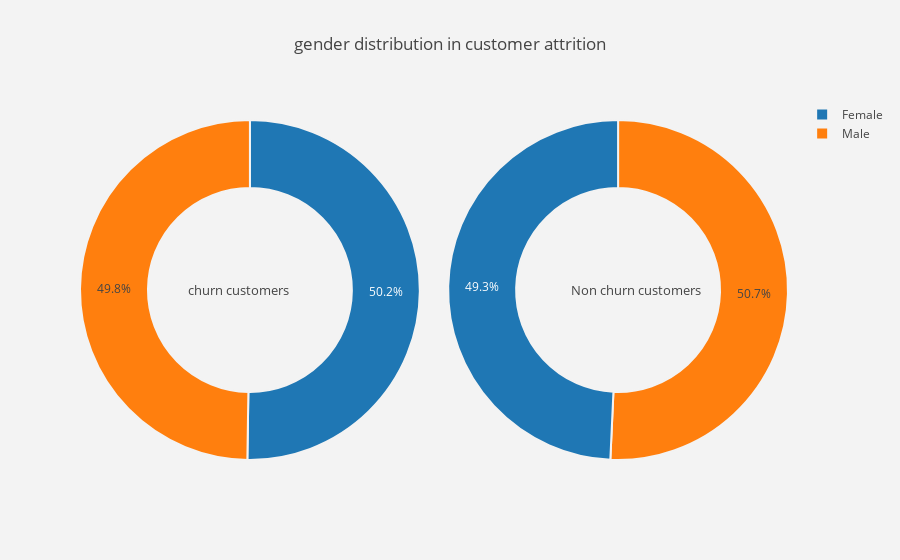
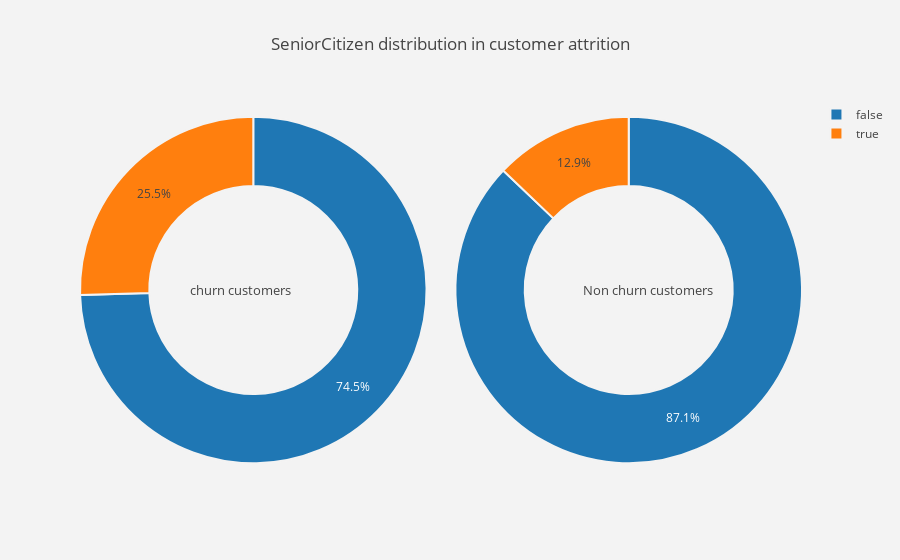
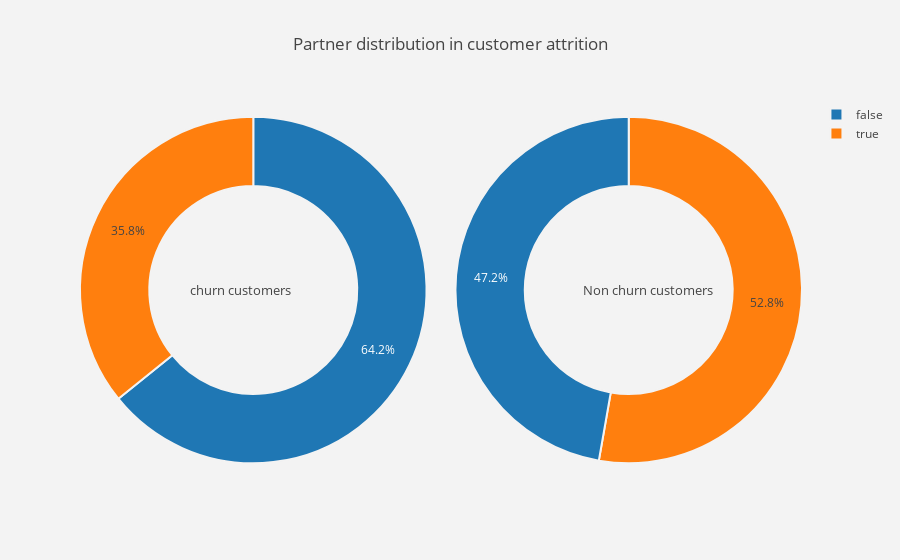
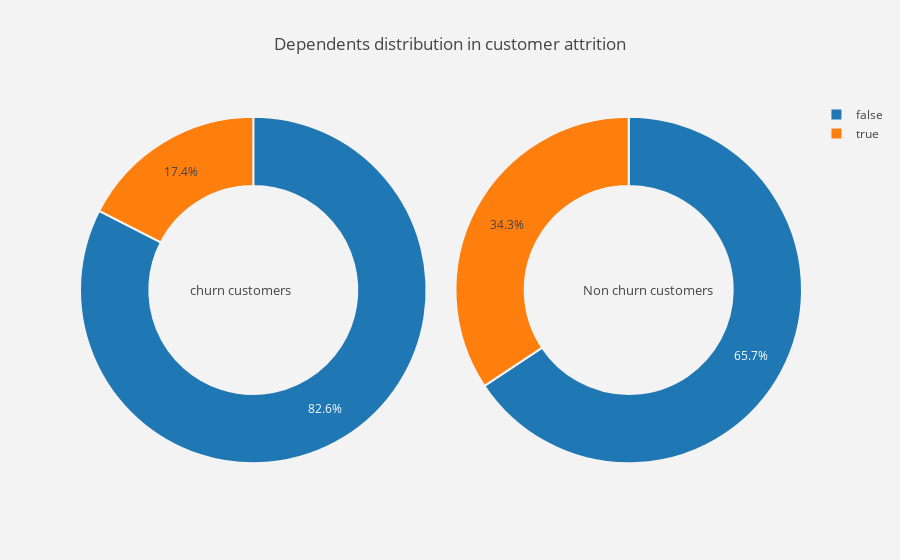

Here is the notebook cell these charts were saved with, in order:
### Code cell
def plot_pie(column) :
    
    trace1 = go.Pie(values  = churn[column].value_counts().values.tolist(),
                    labels  = churn[column].value_counts().keys().tolist(),
                    hoverinfo = "label+percent+name",
                    domain  = dict(x = [0,.48]),
                    name    = "Churn Customers",
                    marker  = dict(line = dict(width = 2,
                                               color = "rgb(243,243,243)")
                                  ),
                    hole    = .6
                   )
    trace2 = go.Pie(values  = not_churn[column].value_counts().values.tolist(),
                    labels  = not_churn[column].value_counts().keys().tolist(),
                    hoverinfo = "label+percent+name",
                    marker  = dict(line = dict(width = 2,
                                               color = "rgb(243,243,243)")
                                  ),
                    domain  = dict(x = [.52,1]),
                    hole    = .6,
                    name    = "Non churn customers" 
                   )


    layout = go.Layout(dict(title = column + " distribution in customer attrition ",
                            plot_bgcolor  = "rgb(243,243,243)",
                            paper_bgcolor = "rgb(243,243,243)",
                            annotations = [dict(text = "churn customers",
                                                font = dict(size = 13),
                                                showarrow = False,
                                                x = .15, y = .5),
                                           dict(text = "Non churn customers",
                                                font = dict(size = 13),
                                                showarrow = False,
                                                x = .88,y = .5
                                               )
                                          ]
                           )
                      )
    data = [trace1,trace2]
    fig  = go.Figure(data = data,layout = layout)
    py.iplot(fig)
    
for i in cat_cols :
    plot_pie(i)

### Figure 1 — Plotly figure (JSON) as saved in the notebook; plotly's stock layout.template omitted (floating-point values rounded to 4 significant figures)
{"data": [{"domain": {"x": [0, 0.48]}, "hole": 0.6, "hoverinfo": "label+percent+name", "labels": ["Female", "Male"], "marker": {"line": {"color": "rgb(243,243,243)", "width": 2}}, "name": "Churn Customers", "type": "pie", "uid": "b9406c9e-d725-11e8-bb51-9883892cad24", "values": [939, 930]}, {"domain": {"x": [0.52, 1]}, "hole": 0.6, "hoverinfo": "label+percent+name", "labels": ["Male", "Female"], "marker": {"line": {"color": "rgb(243,243,243)", "width": 2}}, "name": "Non churn customers", "type": "pie", "uid": "b9406c9f-d725-11e8-a14c-9883892cad24", "values": [2619, 2544]}], "layout": {"annotations": [{"font": {"size": 13}, "showarrow": false, "text": "churn customers", "x": 0.15, "y": 0.5}, {"font": {"size": 13}, "showarrow": false, "text": "Non churn customers", "x": 0.88, "y": 0.5}], "paper_bgcolor": "rgb(243,243,243)", "plot_bgcolor": "rgb(243,243,243)", "title": "gender distribution in customer attrition "}}

### Figure 2 — Plotly figure (JSON) as saved in the notebook; plotly's stock layout.template omitted (floating-point values rounded to 4 significant figures)
{"data": [{"domain": {"x": [0, 0.48]}, "hole": 0.6, "hoverinfo": "label+percent+name", "labels": [false, true], "marker": {"line": {"color": "rgb(243,243,243)", "width": 2}}, "name": "Churn Customers", "type": "pie", "uid": "b94789e4-d725-11e8-a414-9883892cad24", "values": [1393, 476]}, {"domain": {"x": [0.52, 1]}, "hole": 0.6, "hoverinfo": "label+percent+name", "labels": [false, true], "marker": {"line": {"color": "rgb(243,243,243)", "width": 2}}, "name": "Non churn customers", "type": "pie", "uid": "b94789e5-d725-11e8-a1bb-9883892cad24", "values": [4497, 666]}], "layout": {"annotations": [{"font": {"size": 13}, "showarrow": false, "text": "churn customers", "x": 0.15, "y": 0.5}, {"font": {"size": 13}, "showarrow": false, "text": "Non churn customers", "x": 0.88, "y": 0.5}], "paper_bgcolor": "rgb(243,243,243)", "plot_bgcolor": "rgb(243,243,243)", "title": "SeniorCitizen distribution in customer attrition "}}

### Figure 3 — Plotly figure (JSON) as saved in the notebook; plotly's stock layout.template omitted (floating-point values rounded to 4 significant figures)
{"data": [{"domain": {"x": [0, 0.48]}, "hole": 0.6, "hoverinfo": "label+percent+name", "labels": [false, true], "marker": {"line": {"color": "rgb(243,243,243)", "width": 2}}, "name": "Churn Customers", "type": "pie", "uid": "b9556380-d725-11e8-9dbd-9883892cad24", "values": [1200, 669]}, {"domain": {"x": [0.52, 1]}, "hole": 0.6, "hoverinfo": "label+percent+name", "labels": [true, false], "marker": {"line": {"color": "rgb(243,243,243)", "width": 2}}, "name": "Non churn customers", "type": "pie", "uid": "b95576e6-d725-11e8-95bc-9883892cad24", "values": [2724, 2439]}], "layout": {"annotations": [{"font": {"size": 13}, "showarrow": false, "text": "churn customers", "x": 0.15, "y": 0.5}, {"font": {"size": 13}, "showarrow": false, "text": "Non churn customers", "x": 0.88, "y": 0.5}], "paper_bgcolor": "rgb(243,243,243)", "plot_bgcolor": "rgb(243,243,243)", "title": "Partner distribution in customer attrition "}}

### Figure 4 — Plotly figure (JSON) as saved in the notebook; plotly's stock layout.template omitted (floating-point values rounded to 4 significant figures)
{"data": [{"domain": {"x": [0, 0.48]}, "hole": 0.6, "hoverinfo": "label+percent+name", "labels": [false, true], "marker": {"line": {"color": "rgb(243,243,243)", "width": 2}}, "name": "Churn Customers", "type": "pie", "uid": "b95f87b6-d725-11e8-9e4b-9883892cad24", "values": [1543, 326]}, {"domain": {"x": [0.52, 1]}, "hole": 0.6, "hoverinfo": "label+percent+name", "labels": [false, true], "marker": {"line": {"color": "rgb(243,243,243)", "width": 2}}, "name": "Non churn customers", "type": "pie", "uid": "b95f87b7-d725-11e8-95d6-9883892cad24", "values": [3390, 1773]}], "layout": {"annotations": [{"font": {"size": 13}, "showarrow": false, "text": "churn customers", "x": 0.15, "y": 0.5}, {"font": {"size": 13}, "showarrow": false, "text": "Non churn customers", "x": 0.88, "y": 0.5}], "paper_bgcolor": "rgb(243,243,243)", "plot_bgcolor": "rgb(243,243,243)", "title": "Dependents distribution in customer attrition "}}
